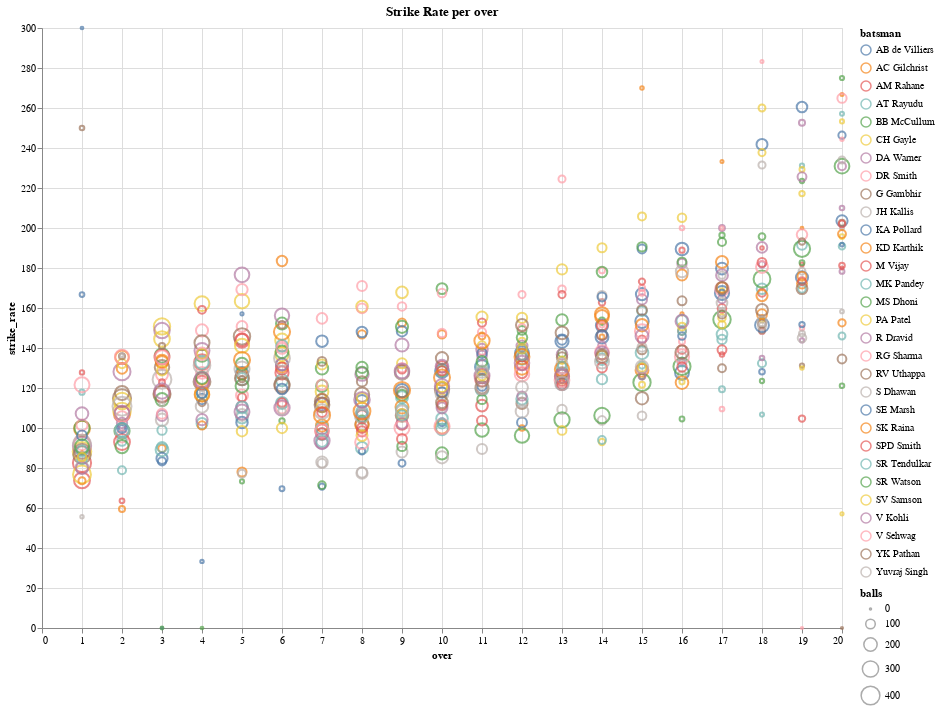

Notebook cell for this chart:
### Code cell
alt.Chart(sr_per_over).mark_point(shape="circle").encode(
    x='over',
    y='strike_rate',
    color='batsman',
    size='balls'
).properties(title='Strike Rate per over', width=800, height=600)

### Figure 1 — Vega-Lite specification as saved in the notebook (floating-point values rounded to 4 significant figures; data arrays with more than 128 entries replaced by an {"elided": "..."} marker saying what was removed)
{"config": {"view": {"continuousWidth": 300, "continuousHeight": 300}}, "data": {"name": "data-797df8d922f82ffa4459938693117995"}, "mark": {"type": "point", "shape": "circle"}, "encoding": {"color": {"field": "batsman", "type": "nominal"}, "size": {"field": "balls", "type": "quantitative"}, "x": {"field": "over", "type": "quantitative"}, "y": {"field": "strike_rate", "type": "quantitative"}}, "height": 600, "title": "Strike Rate per over", "width": 800, "$schema": "https://vega.github.io/schema/vega-lite/v5.16.3.json", "datasets": {"data-797df8d922f82ffa4459938693117995": {"elided": "596 records"}}}
